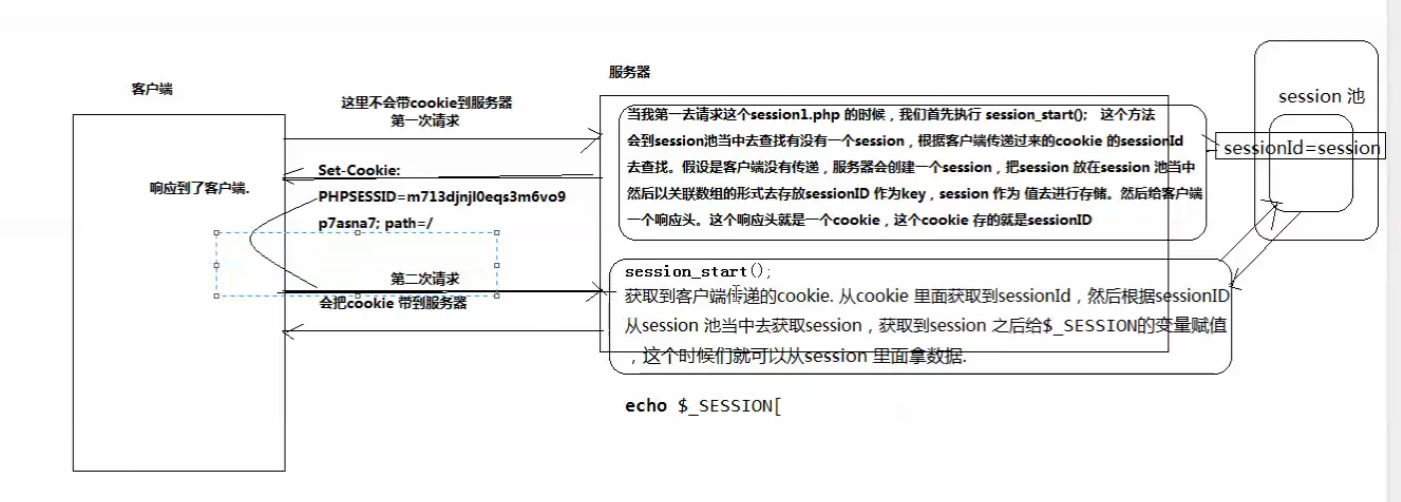
#> input picture web/image-20180623211349259.png, 1401 x 502 px, given in place of the camera
$ python opencv19.py
#> lines starting #> are read from the running program, lines starting #| are printed output that depends on the picture; after the words box and inside, x2 and y2 are one past the last pixel; in counts of white or black regions, pixels touching at a corner belong together
#coding=utf-8
'''
    读取图像
    直方图
    反向投影  找出特定区域 在图像中匹配的对象
    去矩形中的颜色，找出图片相同的颜色
'''
import numpy as np
import cv2
from matplotlib import pyplot as plt


cap = cv2.VideoCapture(0)
cap.set(3,320)
cap.set(4,240)


while(True):
    ret,img = cap.read()
#> img is the input picture: shape (502, 1401, 3); mean B, G, R 240.2, 240.3, 240.2
    x = 50
    y = 50
    w = 100
    h = 100
    # img = cv2.imread('background.png',0)
    # 从BGR转HSV

    # 原始部分
    hsvt = cv2.cvtColor(img,cv2.COLOR_BGR2HSV)
#> hsvt: shape (502, 1401, 3); mean H, S, V 16.8, 4.8, 241.4
    # 取样部分
    hsv = hsvt[y:y+h, x:x+w]
#> hsv: shape (100, 100, 3); mean H, S, V 4, 1.6, 248.4

    #算法
    # 直方图
    hist = cv2.calcHist([hsv],[0,1],None,[180,256],[0,180,0,256])
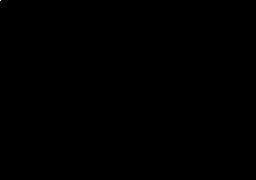
#> hist: shape (180, 256) float32; min 0, max 9500, mean 0.2; drawn with min black and max white
    cv2.normalize(hist,hist,0,255,cv2.NORM_MINMAX)
#> hist: shape (180, 256) float32; 0.68% of pixels changed, all inside (x1, y1, x2, y2) = (0, 0, 256, 180)
    #直方图反向投影
    dst = cv2.calcBackProject([hsvt],[0,1],hist,[0,180,0,256],1)
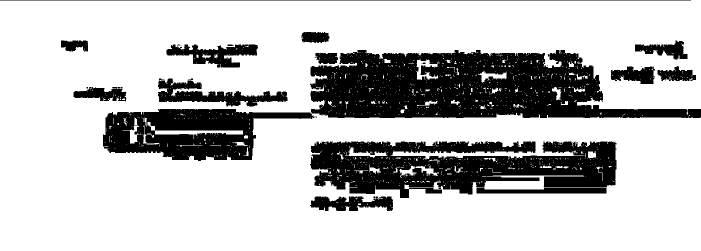
#> dst: shape (502, 1401) (shown at 1/2 size); min 0, max 255, mean 193.9
    # 卷积处理把分散的点连起来
    disc = cv2.getStructuringElement(cv2.MORPH_ELLIPSE,(5,5))
    dst = cv2.filter2D(dst,-1,disc)
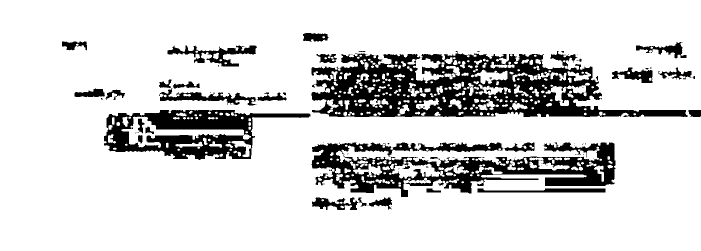
#> dst: shape (502, 1401) (shown at 1/2 size); min 0, max 255, mean 214.2
    ret,thresh = cv2.threshold(dst,50,255,0)
#> thresh: shape (502, 1401); 84% white; 118 black regions (84 under 20 px), largest, box (x1, y1, x2, y2) and area: (623, 102, 1376, 234) 48109, (622, 285, 1231, 394) 29013, (208, 220, 622, 320) 18485
    thresh = cv2.merge((thresh,thresh,thresh))
    # thresh = cv2.merge((thresh,thresh,thresh))
    res = cv2.bitwise_and(img,thresh)
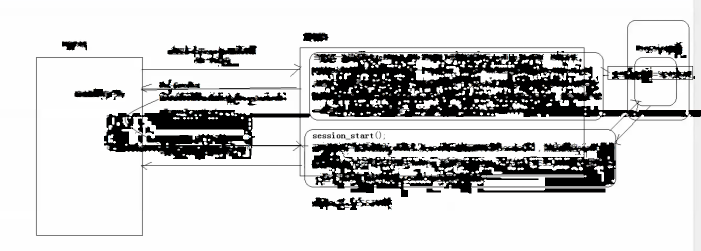
#> res: shape (502, 1401, 3) (shown at 1/2 size); mean B, G, R 207.7, 207.7, 207.7

    # 显示三通道图像
    # res = np.hstack((img,thresh,res))


    cv2.rectangle(res,(x,y),(x+w,y+h),(255,0,0),2)
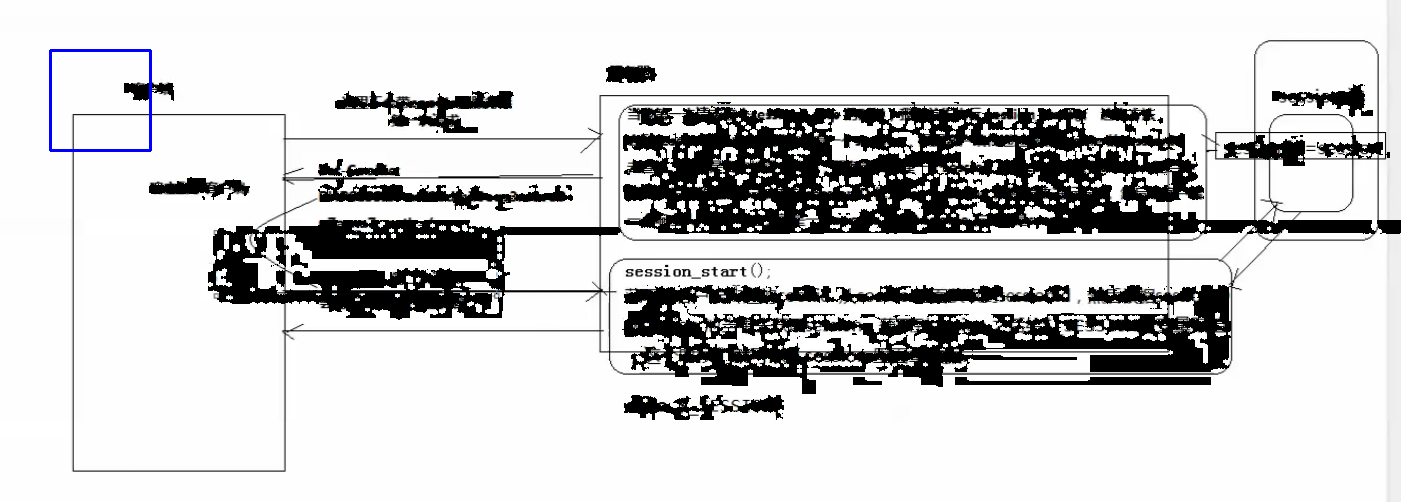
#> res: shape (502, 1401, 3); 0.17% of pixels changed, all inside (x1, y1, x2, y2) = (49, 49, 152, 152)
    cv2.rectangle(img,(x,y),(x+w,y+h),(255,0,0),2)
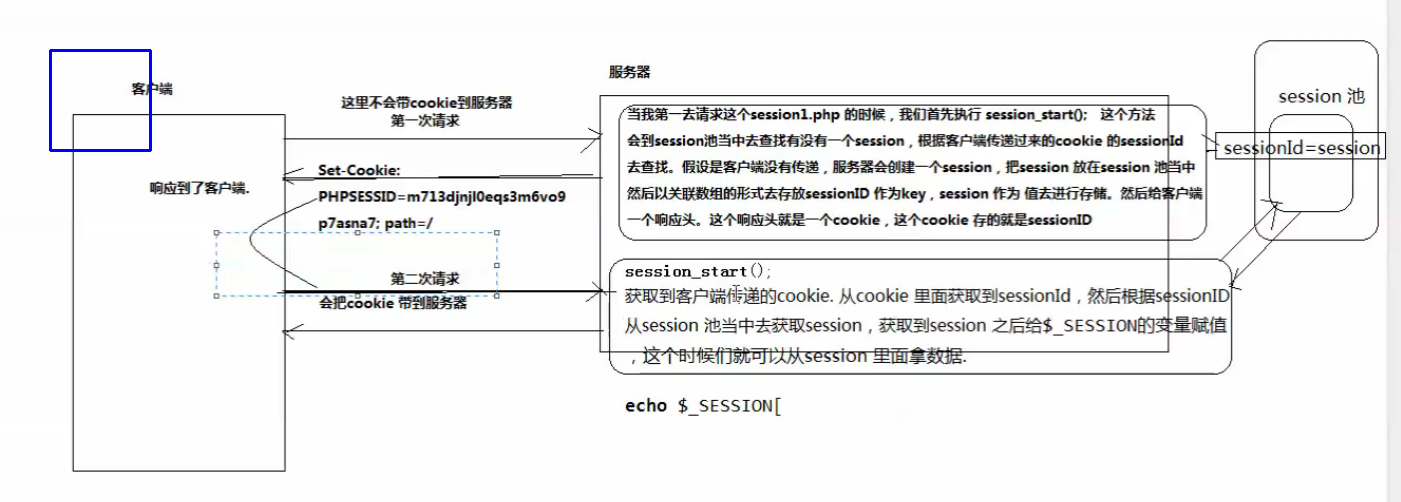
#> img: shape (502, 1401, 3); 0.17% of pixels changed, all inside (x1, y1, x2, y2) = (49, 49, 152, 152)
    cv2.rectangle(thresh,(x,y),(x+w,y+h),(255,0,0),2)
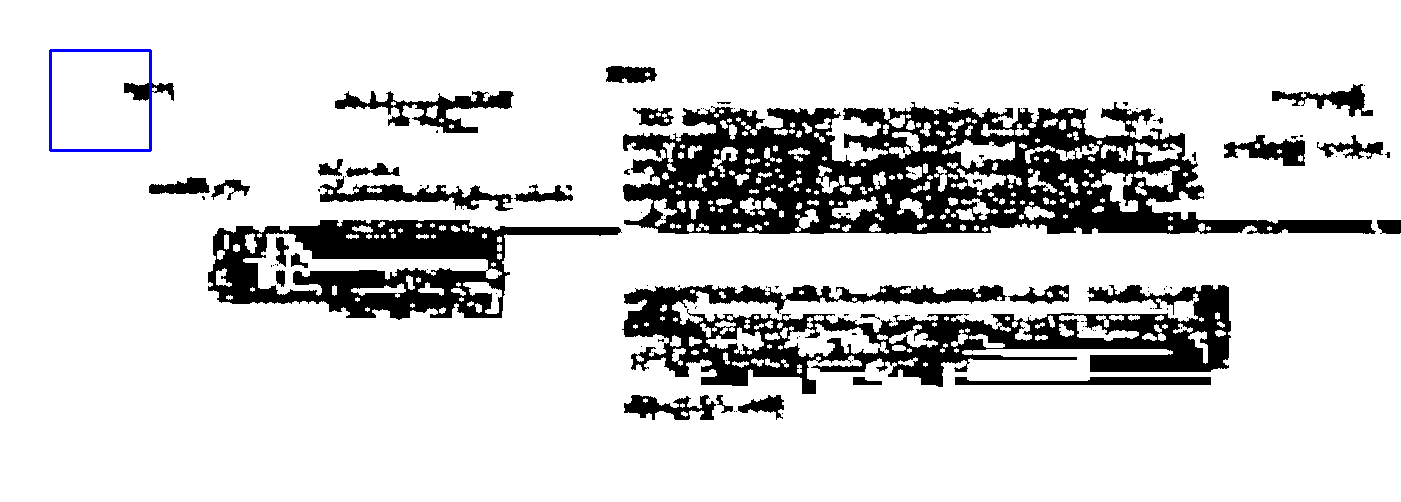
#> thresh: shape (502, 1401, 3); mean of channels 0, 1, 2 214.1, 213.7, 213.7; drawn as B, G, R
    # cv2.imshow("hist", hist)
    cv2.imshow("img", img)
    cv2.imshow("img", thresh)
    cv2.imshow("img", res)
    if cv2.waitKey(1) & 0xFF == ord('q'):
#> (key q is pressed here)
        break

cap.release()
cv2.destroyAllWindows()

$ run again, on web/image-20180623212813750.png
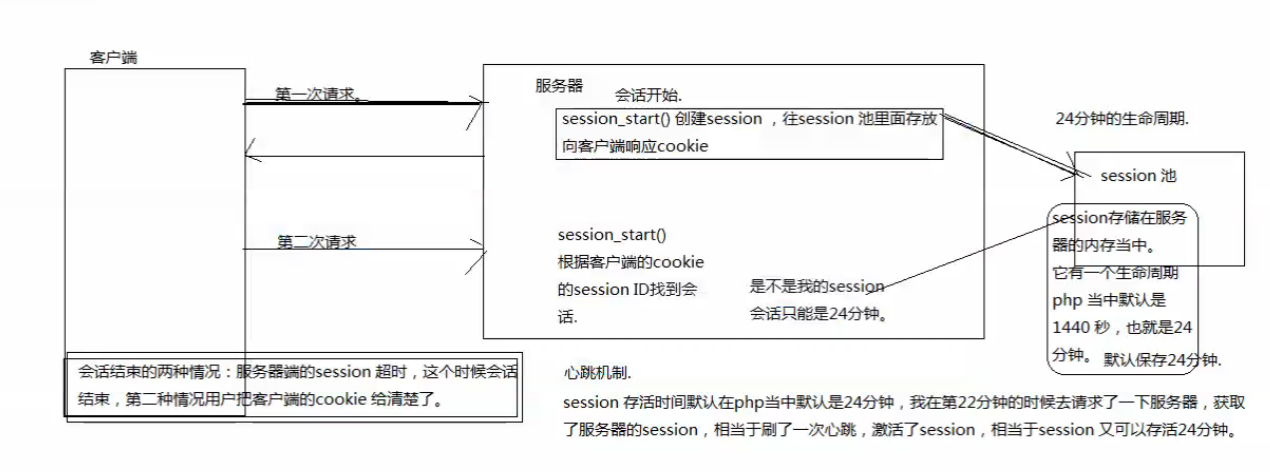
#> input picture web/image-20180623212813750.png, 1270 x 472 px, given in place of the camera
#> img is the input picture: shape (472, 1270, 3); mean B, G, R 242, 242, 242
#> hsvt: shape (472, 1270, 3); mean H, S, V 18.4, 2.6, 242.8
#> hsv: shape (100, 100, 3); mean H, S, V 4.4, 1.1, 244
#> `dst = cv2.calcBackProject([hsvt],[0,1],hist,[0,180,0,256],1)`:
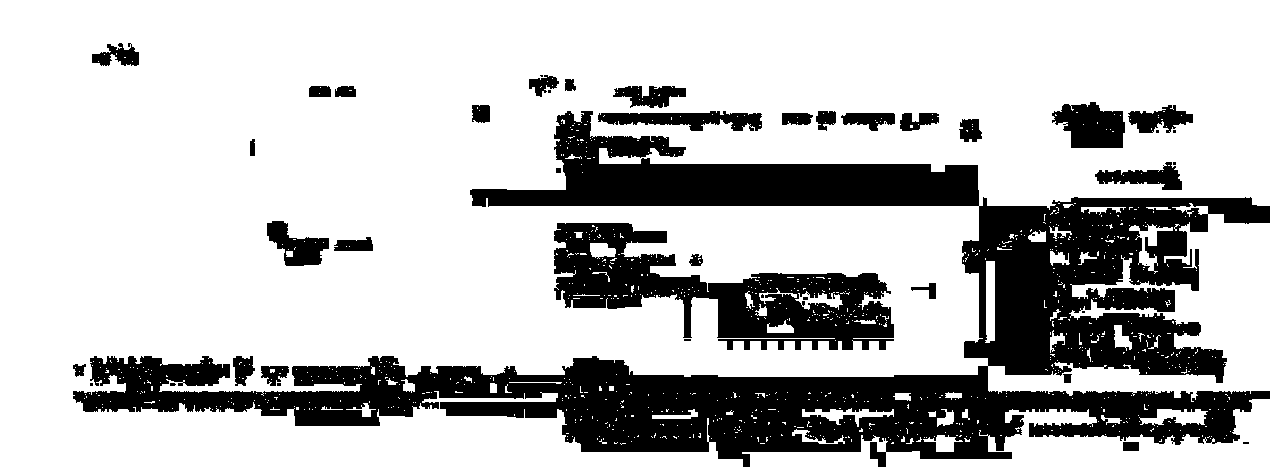
#> dst: shape (472, 1270); 74.9% white; 43 black regions (14 under 20 px), largest, box (x1, y1, x2, y2) and area: (73, 111, 1270, 467) 116154, (554, 223, 894, 350) 18933, (1052, 102, 1125, 148) 2429
#> img: shape (472, 1270, 3); 0.2% of pixels changed, all inside (x1, y1, x2, y2) = (49, 49, 152, 152)
#> `cv2.rectangle(thresh,(x,y),(x+w,y+h),(255,0,0),2)`:
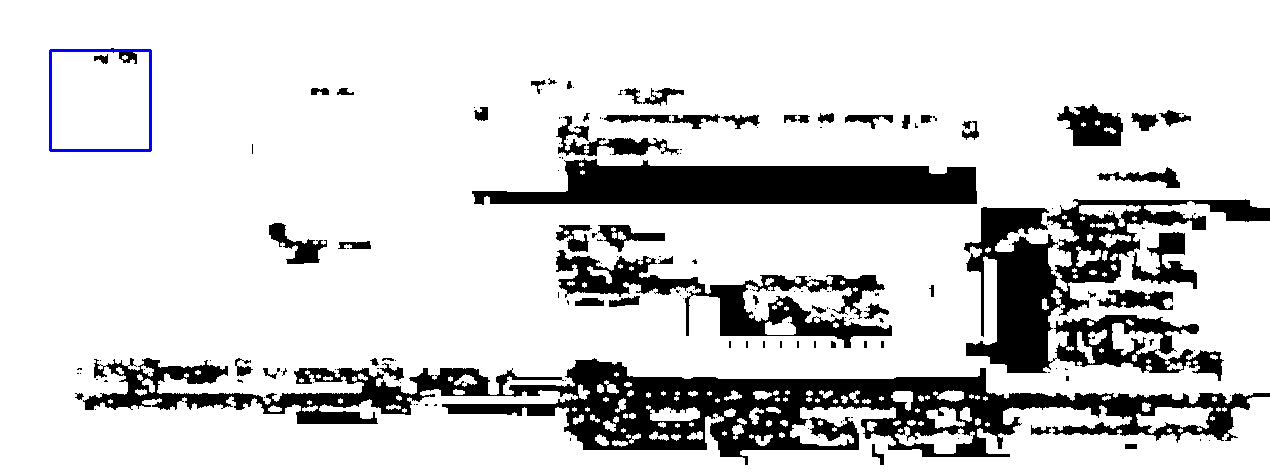
#> thresh: shape (472, 1270, 3); mean of channels 0, 1, 2 212, 211.5, 211.5; drawn as B, G, R

$ run again, on web/image-20180623213705689.png
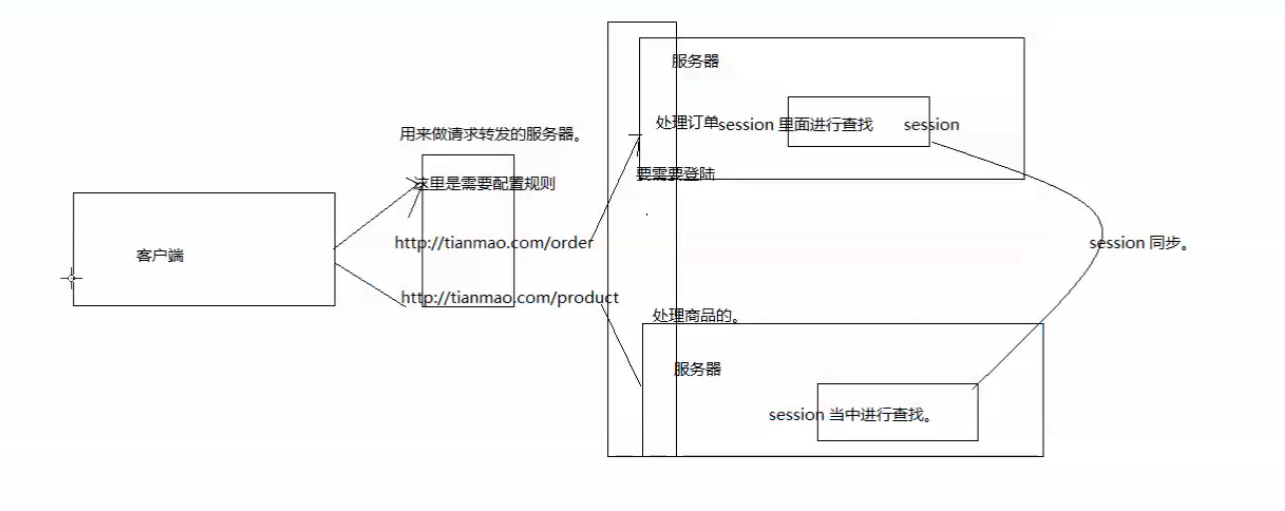
#> input picture web/image-20180623213705689.png, 1285 x 511 px, given in place of the camera
#> img is the input picture: shape (511, 1285, 3); mean B, G, R 249, 248.9, 248.9
#> hsvt: shape (511, 1285, 3); mean H, S, V 15.3, 1, 249.3
#> hsv: shape (100, 100, 3); mean H, S, V 0, 0, 254
#> `dst = cv2.calcBackProject([hsvt],[0,1],hist,[0,180,0,256],1)`:
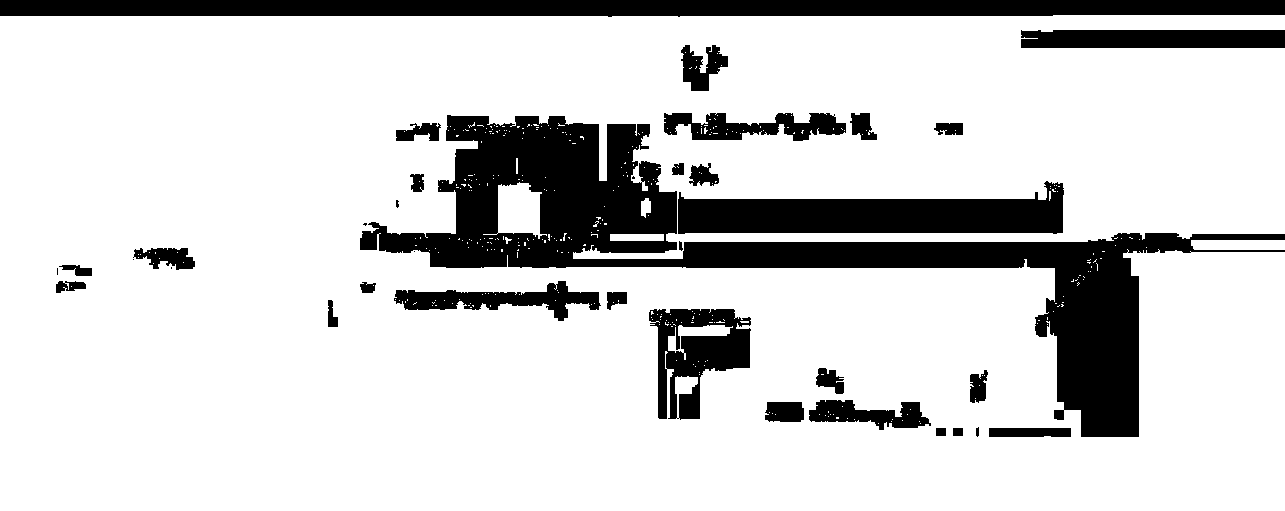
#> dst: shape (511, 1285); 82.2% white; 36 black regions (7 under 20 px), largest, box (x1, y1, x2, y2) and area: (360, 115, 1285, 437) 55797, (0, 0, 1285, 17) 20334, (678, 181, 1064, 234) 13378
#> img: shape (511, 1285, 3); 0.18% of pixels changed, all inside (x1, y1, x2, y2) = (49, 49, 152, 152)
#> `cv2.rectangle(thresh,(x,y),(x+w,y+h),(255,0,0),2)`:
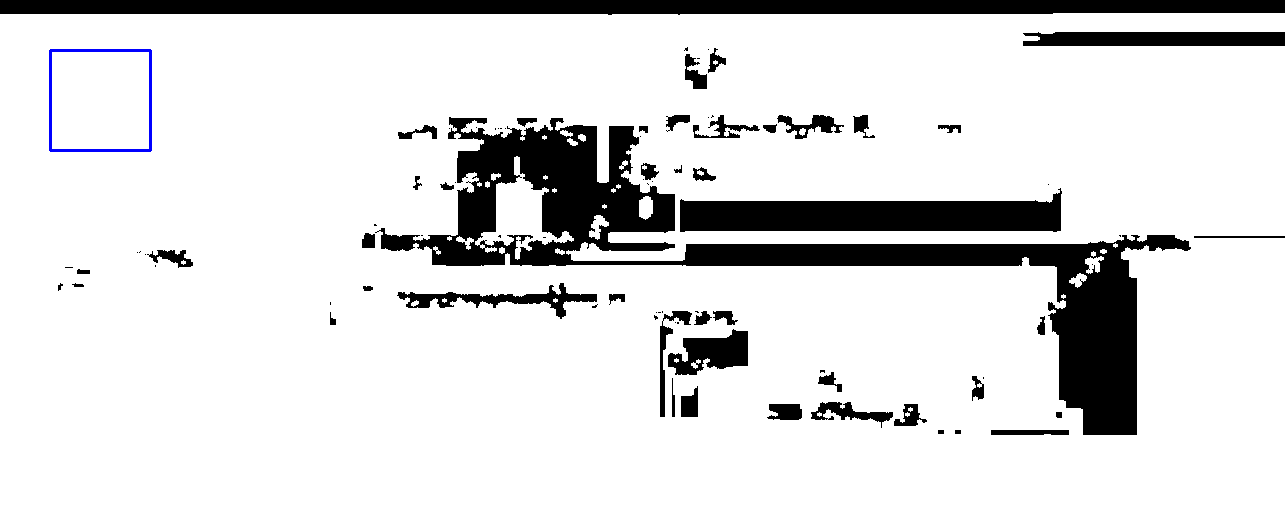
#> thresh: shape (511, 1285, 3); mean of channels 0, 1, 2 220.4, 219.9, 219.9; drawn as B, G, R
